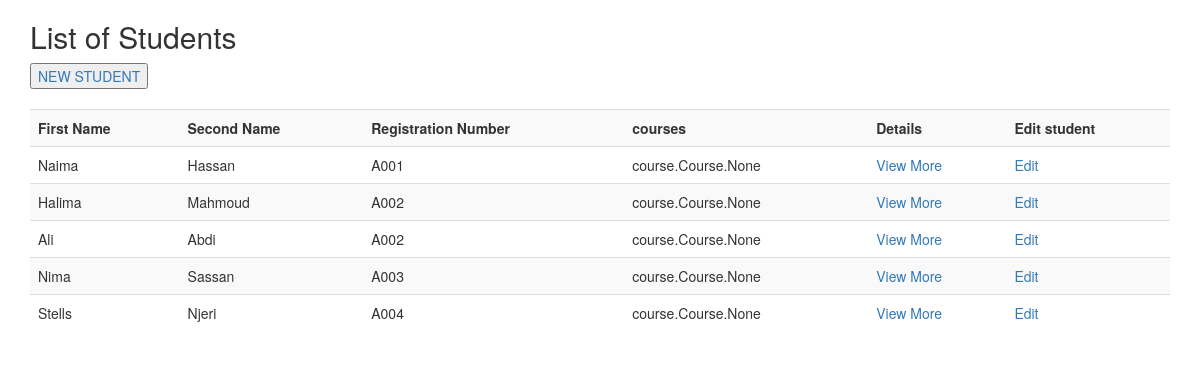
Before: /student/list/ with the older database file.
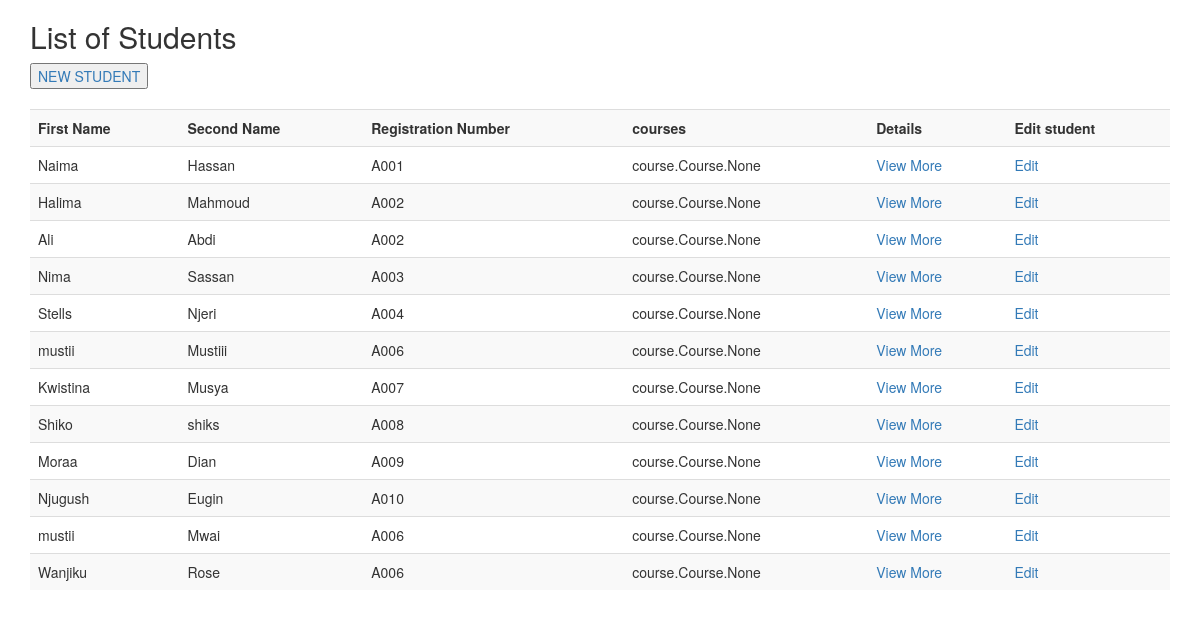
After: the same page with the newer database file.
### student/models.py (models this page shows, shortened)
class Student(models.Model):
	first_name=models.CharField(max_length = 50)
	second_name=models.CharField(max_length = 50)
	date_of_birth=models.DateField()
	gender=models.CharField(max_length=20)
	registration_number=models.CharField(max_length=70)
	email=models.EmailField(max_length=70)
	phone_number=models.CharField(max_length=70)
	date_joined=models.DateField()
	courses=models.ManyToManyField(Course)
	pic=models.ImageField(upload_to="profile_pic",blank=True,null=True)

### student/views.py (the view)
# urls.py: path("list/",list_students,name="list_students"),
def list_students(request):
	students =Student.objects.all()
	return render(request,"all_students.html",{"students":students})

### student/templates/all_students.html (shortened to what this page needs)
<!DOCTYPE html>
<html>
<head>
	  <link rel="stylesheet" href="https://maxcdn.bootstrapcdn.com/bootstrap/3.4.0/css/bootstrap.min.css">
</head>
<body>
	<div class="container">
		<h2>List of Students</h2>
				<button ><a href="/student/add/">NEW STUDENT</a></button>
		<br>
		<br>
	<table class="table table-striped">
		<tr>
			<th>First Name</th>
			<th>Second Name</th>
			<th>Registration Number</th>
			<th>courses</th>
			<th>Details</th>
			<th>Edit student</th>
		</tr>
		{% for student in students %}
		<tr>
			<td> {{student.first_name }}</td>
			<td> {{student.second_name}}</td>
			<td> {{student.registration_number}}</td>
			<td> {{student.courses}}</td>
			<td><a href="/student/view/{{student.pk}}/">View More</a> </td>
			<td><a href="/student/edit/{{student.pk}}/">Edit</a> </td>
		</tr>
		{% endfor %}
	</table>
</div>
</body>
</html>

Changed rows visible on the page:
added Student: first_name "mustii", second_name "Mustiii", registration_number "A006", courses "course.Course.None"
added Student: first_name "Kwistina", second_name "Musya", registration_number "A007", courses "course.Course.None"
added Student: first_name "Shiko", second_name "shiks", registration_number "A008", courses "course.Course.None"
added Student: first_name "Moraa", second_name "Dian", registration_number "A009", courses "course.Course.None"
added Student: first_name "Njugush", second_name "Eugin", registration_number "A010", courses "course.Course.None"
added Student: first_name "mustii", second_name "Mwai", registration_number "A006", courses "course.Course.None"
added Student: first_name "Wanjiku", second_name "Rose", registration_number "A006", courses "course.Course.None"
